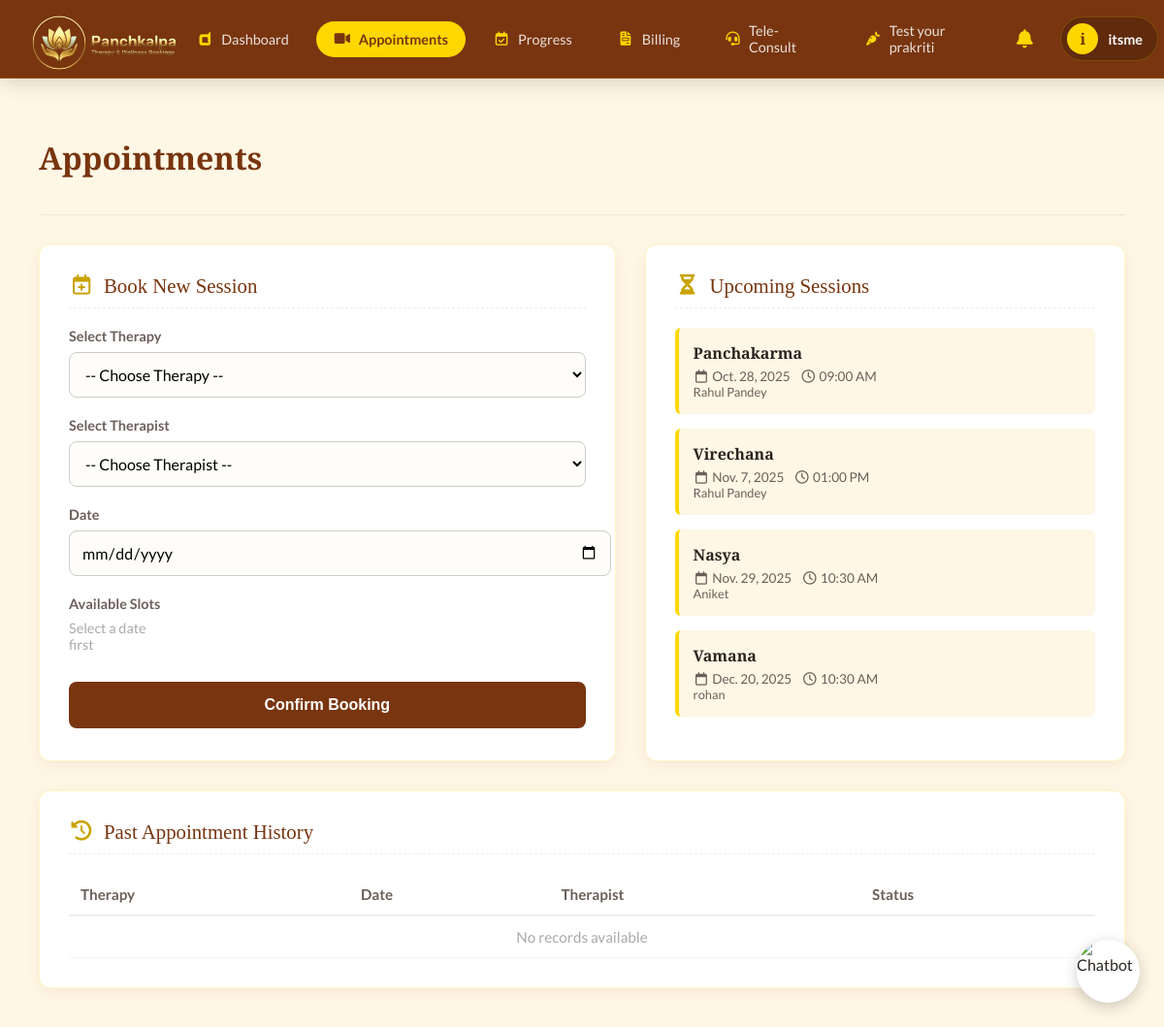
The app's page /patient/appointments/ (signed in) with its own data.
### Patient/models.py (models this page shows, shortened)
class Appointment(models.Model):
    patient = models.ForeignKey(PatientProfile, on_delete=models.CASCADE)
    therapy = models.ForeignKey(Therapy, on_delete=models.CASCADE)
    therapist = models.ForeignKey(Therapist, on_delete=models.CASCADE)
    date = models.DateField()
    time = models.CharField(max_length=50)

### therapist/models.py (models this page shows, shortened)
class Therapy(models.Model):
    name = models.CharField(max_length=100)
    description = models.TextField(blank=True, null=True)

class Therapist(models.Model):
    name = models.CharField(max_length=200)
    email = models.EmailField(unique=True)
    dob = models.DateField()
    password = models.CharField(max_length=255)

### Patient/views.py (the view, shortened to what this page needs)
# urls.py: path('appointments/', views.appointments, name='patient-appointments'),
@login_required
def appointments(request):
    patient = request.user.patientprofile   # ✅ ALWAYS get profile first
    therapies = Therapy.objects.all()
    therapists = Therapist.objects.all()
    upcoming = Appointment.objects.filter(
        patient=patient
    ).order_by("date")
    history = Appointment.objects.filter(
        patient=patient
    ).order_by("-date")
    return render(request, "patient-portal/appointments.html", {
        "therapies": therapies,
        "therapists": therapists,
        "upcoming": upcoming,
        "history": history
    })

### templates/patient-portal/appointments.html (shortened to what this page needs)
{% extends "patient-portal/base.html" %}
{% load static %}
{% block appointments %}active{% endblock appointments %}
{% block style %}
    <link rel="stylesheet" href="https://cdnjs.cloudflare.com/ajax/libs/font-awesome/6.0.0/css/all.min.css">
    <link rel="stylesheet" href="{% static 'css/patient-portal/appointments.css' %}">
{% endblock style %}
{% block content %}
    <div class="appointments-main-container">
        <div class="appointments-page-header">
            <h1 class="appointments-page-title">Appointments</h1>
        </div>
        <div class="appointments-grid-layout">
            <div class="appointments-content-card">
                <div class="appointments-card-header">
                    <i class="far fa-calendar-plus" style="color:var(--theme-gold-dark)"></i> Book New Session
                </div>
                <form method="post" action="{% url 'patient-appointments' %}">
                    <div class="booking-form-group">
                        <label class="booking-label">Select Therapy</label>
                        <select class="booking-input-select" name="therapy" required>
                            <option value="">-- Choose Therapy --</option>
                        </select>
                    </div>
                    <div class="booking-form-group">
                        <label class="booking-label">Select Therapist</label>
                        <select class="booking-input-select" name="therapist" required>
                            <option value="">-- Choose Therapist --</option>
                        </select>
                    </div>
                    <div class="booking-form-group">
                        <label class="booking-label">Date</label>
                        <input type="date" class="booking-input-date" name="date" id="input-date" required onchange="fetchSlots()">
                    </div>
                    <div class="booking-form-group">
                        <label class="booking-label">Available Slots</label>
                        <div class="booking-slots-grid" id="slots-container">
                            <div style="color:#aaa; font-size:0.9rem;">Select a date first</div>
                        </div>
                    </div>
                    <button type="submit" class="booking-submit-btn">Confirm Booking</button>
                </form>
            </div>
            <div class="appointments-content-card">
                <div class="appointments-card-header">
                    <i class="fas fa-hourglass-half" style="color:var(--theme-gold-dark)"></i> Upcoming Sessions
                </div>
                <div id="upcoming-list">
                    {% if upcoming %}
                        {% for appt in upcoming %}
                        <div class="appointment-list-item">
                            <div class="appointment-info">
                                <h4>{{ appt.therapy.name }}</h4>
                                <div class="appointment-meta">
                                    <span><i class="far fa-calendar"></i> {{ appt.date }}</span>
                                    <span><i class="far fa-clock"></i> {{ appt.time }}</span>
                                </div>
                                <div style="font-size:0.8rem; color:var(--theme-muted);">{{ appt.therapist.name }}</div>
                            </div>
                        </div>
                        {% endfor %}
                    {% else %}
                        <p style="text-align:center; color:#999;">No upcoming appointments.</p>
                    {% endif %}
                </div>
            </div>
        </div>
        <div class="appointments-content-card">
            <div class="appointments-card-header">
                <i class="fas fa-history" style="color:var(--theme-gold-dark)"></i> Past Appointment History
            </div>
            <div class="history-table-wrapper">
                <table class="history-table">
                    <thead>
                        <tr>
                            <th>Therapy</th>
                            <th>Date</th>
                            <th>Therapist</th>
                            <th>Status</th>
                        </tr>
                    </thead>
                    <tbody id="history-list">
                        <tr><td colspan="4" style="text-align:center; color:#aaa;">No records available</td></tr>
                    </tbody>
                </table>
            </div>
        </div>
    </div>
{% endblock content %}

### templates/patient-portal/base.html (shortened to what this page needs)
{% load static %}
<!DOCTYPE html>
<html lang="en">
<head>
    <link rel="stylesheet" href="https://cdnjs.cloudflare.com/ajax/libs/font-awesome/7.0.1/css/all.min.css"
 />
    <link href="https://cdn.jsdelivr.net/npm/@n8n/chat/dist/style.css" rel="stylesheet" />
    <link rel="stylesheet" href="{% static 'css/patient-portal/base.css' %}">
    {% block style %}{% endblock style %}
</head>
<body>
    <nav class="dashboard-navbar-container">
        <div class="dashboard-logo-wrapper">
            <img src="/static/assets/panchkalpa-logo-trans.png" alt="Panchkalpa">
        </div>
        <div class="dashboard-nav-links-group">
            <a href="{% url 'patient-dashboard' %}"
                class="dashboard-nav-item-button {% block dashboard %}{% endblock dashboard %}"><i
                    class="fa-brands fa-dashcube"></i>
                Dashboard</a>
            <a href="{% url 'patient-appointments' %}"
                class="dashboard-nav-item-button {% block appointments %}{% endblock appointments %}"><i
                    class="fa-solid fa-video"></i>
                Appointments</a>
            <a href="{% url 'patient-progress' %}"
                class="dashboard-nav-item-button {% block progress %}{% endblock progress %}"><i
                    class="fa-regular fa-calendar-check"></i>
                Progress</a>
            <a href="{% url 'billing:billing-home' %}"
                class="dashboard-nav-item-button {% block billing %}{% endblock billing %}"><i
                    class="fa-solid fa-file-invoice"></i>
                Billing</a>
            <a href="{% url 'patient-teleconsult' %}"
                class="dashboard-nav-item-button {% block teleconsult %}{% endblock teleconsult %}"><i
                    class="fa-solid fa-headset"></i>
                Tele-Consult</a>
            <a href="{% url 'prakriti_test' %}"
                class="dashboard-nav-item-button {% block diet %}{% endblock diet %}"><i
                    class="fa-solid fa-carrot"></i>
                Test your prakriti</a>
        </div>
        <div class="dashboard-nav-profile-section">
            <div class="notify-wrapper">
                <button class="dashboard-nav-item-button"
                    style="background:none; border:none; cursor:pointer; padding: 10px;" onclick="toggleNotifyPopup()">
                    <i class="fa-solid fa-bell" style="font-size:1.2rem; color:var(--theme-gold);"></i>
                </button>
            </div>
            <div class="dashboard-profile-summary-pill" onclick="window.location.href='{% url 'patient-profile' %}'">
                <div class="dashboard-profile-icon-circle">
                    {{ request.user.first_name|default:"A"|slice:":1" }}
                </div>
                <div class="dashboard-profile-name-text">
                    {{ request.user.first_name|default:"User" }}
                </div>
            </div>
        </div>
    </nav>
    <div id="chatbot-button">
        <img id="chatbot-avatar" src="{% static "assets/AyurMitra-logo.png" %}" alt="Chatbot">
    </div>
    {% block content %}{% endblock content %}
</body>
</html>

### static/css/patient-portal/base.css (style rules this page uses)
:root { --theme-gold: #FFD700; --theme-gold-dark: #C8A300; --theme-cream: #FFF8E6; --theme-brown: #78350f; --theme-bg-light: #fff7e5; --theme-text-dark: #2A241F; --theme-muted: #6b5f5a; --theme-white: #ffffff; --theme-shadow: 0 4px 15px rgba(120, 53, 15, 0.08); --theme-radius: 12px; --theme-nav-height: 80px; --notify-shadow: 0 8px 30px rgba(0, 0, 0, 0.15); --notify-blue-bg: #E3F2FD; --notify-blue-text: #1565C0; --notify-red-bg: #FFEBEE; --notify-red-text: #C62828; --notify-green-bg: #E8F5E9; --notify-green-text: #2E7D32; --notify-gold-bg: #FFFDE7; --notify-gold-text: #F9A825; }
body { margin: 0; font-family: 'Lato', sans-serif; background-color: var(--theme-bg-light); color: var(--theme-text-dark); overflow-x: hidden; padding-top: var(--theme-nav-height); }
h1, h2, h3, h4, h5 { font-family: 'Playfair Display', serif; color: var(--theme-brown); }
.dashboard-navbar-container { position: fixed; top: 0; left: 0; width: 100%; height: var(--theme-nav-height); background: var(--theme-brown); display: flex; align-items: center; justify-content: space-between; padding: 0 30px; z-index: 1000; box-shadow: 0 4px 20px rgba(0, 0, 0, 0.15); border-bottom: 1px solid rgba(255, 215, 0, 0.2); }
.dashboard-logo-wrapper { height: 100%; display: flex; align-items: center; }
.dashboard-logo-wrapper img { height: 120px; width: auto; object-fit: contain; margin-top: 10px; }
.dashboard-nav-links-group { display: flex; gap: 10px; height: 100%; align-items: center; }
.dashboard-nav-item-button { padding: 10px 18px; border-radius: 20px; font-size: 0.9rem; font-weight: 500; color: rgba(255, 255, 255, 0.85); text-decoration: none; display: flex; align-items: center; gap: 8px; transition: all 0.3s ease; }
.dashboard-nav-item-button i { color: var(--theme-gold); }
.dashboard-nav-item-button.active { background: var(--theme-gold); color: var(--theme-brown); font-weight: 700; }
.dashboard-nav-item-button.active i { color: var(--theme-brown); }
.dashboard-nav-profile-section { display: flex; align-items: center; margin-right: 3vw; gap: 15px; }
.dashboard-profile-summary-pill { display: flex; align-items: center; gap: 10px; background: rgba(0, 0, 0, 0.2); padding: 6px 15px 6px 6px; border-radius: 30px; border: 1px solid rgba(255, 215, 0, 0.2); cursor: pointer; transition: background 0.3s; }
.dashboard-profile-icon-circle { width: 32px; height: 32px; background: var(--theme-gold); color: var(--theme-brown); font-weight: 700; border-radius: 50%; display: flex; justify-content: center; align-items: center; font-family: 'Playfair Display', serif; }
.dashboard-profile-name-text { font-size: 0.9rem; color: white; font-weight: 600; }
.notify-wrapper { position: relative; display: inline-block; }
#chatbot-button { position: fixed; bottom: 25px; right: 25px; width: 65px; height: 65px; border-radius: 50%; background: #fff; box-shadow: 0px 4px 15px rgba(0, 0, 0, 0.2); cursor: pointer; z-index: 9999; overflow: hidden; }
#chatbot-button img { width: 100%; height: 100%; object-fit: cover; }

### records on screen
Appointment: therapy.name "Panchakarma", date "Oct. 28, 2025", time "09:00 AM", therapist.name "Rahul Pandey"
Appointment: therapy.name "Virechana", date "Nov. 7, 2025", time "01:00 PM", therapist.name "Rahul Pandey"
Appointment: therapy.name "Nasya", date "Nov. 29, 2025", time "10:30 AM", therapist.name "Aniket"
Appointment: therapy.name "Vamana", date "Dec. 20, 2025", time "10:30 AM", therapist.name "rohan"

### other values on screen
{{ request.user.first_name|default:"A"|slice:":1" }} "i"
{{ request.user.first_name|default:"User" }} "itsme"
